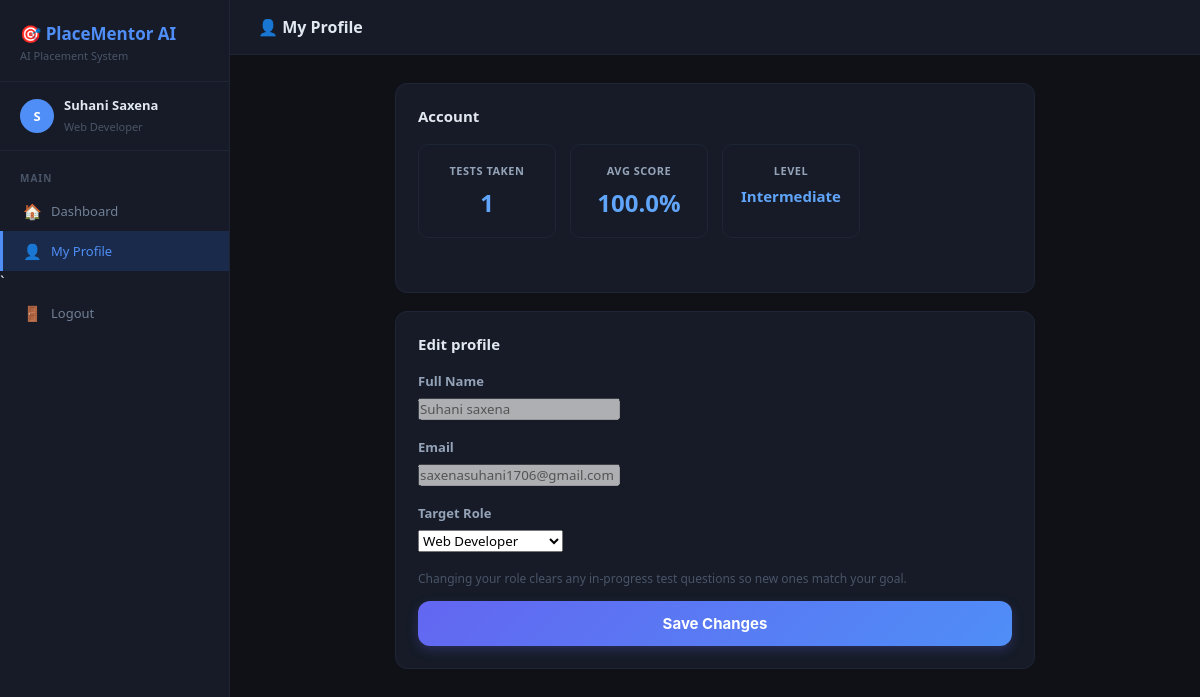
Page /profile (signed in) on the committed database.
### tables this page shows
CREATE TABLE users (
            id INTEGER PRIMARY KEY AUTOINCREMENT,
            username TEXT NOT NULL,
            email TEXT UNIQUE NOT NULL,
            password TEXT NOT NULL,
            target_role TEXT,
            created_at TIMESTAMP DEFAULT CURRENT_TIMESTAMP
        );

CREATE TABLE levels (
            id INTEGER PRIMARY KEY AUTOINCREMENT,
            user_id INTEGER,
            level_name TEXT,
            unlocked INTEGER DEFAULT 0,
            FOREIGN KEY (user_id) REFERENCES users(id)
        );

### routes/profile.py (the view)
@profile.route('/profile', methods=['GET', 'POST'])
def user_profile():
    if 'user_id' not in session:
        return redirect('/login')
    conn   = get_connection()
    cursor = conn.cursor()
    if request.method == 'POST':
        target_role = request.form.get('target_role', '').strip()
        if target_role not in TARGET_ROLES:
            target_role = ''
        cursor.execute(
            "UPDATE users SET target_role = ? WHERE id = ?",
            (target_role, session['user_id']),
        )
        conn.commit()
        _clear_test_sessions()
        success = True
    else:
        success = False
    cursor.execute("SELECT * FROM users WHERE id = ?", (session['user_id'],))
    user = cursor.fetchone()
    cursor.execute(
        "SELECT COUNT(*) as total FROM attempts WHERE user_id = ?",
        (session['user_id'],),
    )
    total_attempts = cursor.fetchone()['total']
    cursor.execute(
        "SELECT AVG(score * 100.0 / total) as avg FROM attempts WHERE user_id = ?",
        (session['user_id'],),
    )
    avg_row = cursor.fetchone()
    conn.close()
    stats = {
        'total_tests': total_attempts,
        'avg_score'  : round(avg_row['avg'], 1) if avg_row['avg'] else 0,
        'level'      : get_user_display_level(session['user_id']),
    }
    return render_template(
        'profile.html',
        user        = user,
        stats       = stats,
        roles       = TARGET_ROLES,
        success     = success,
        active      = 'profile',
        target_role = user['target_role'] or 'Not Set',
    )

### app.py (called while the page is built)
@app.context_processor
def inject_sidebar_context():
    if 'user_id' not in session:
        return {}
    conn = get_connection()
    cursor = conn.cursor()
    cursor.execute("SELECT target_role FROM users WHERE id = ?", (session['user_id'],))
    user = cursor.fetchone()
    conn.close()
    return {'target_role': (user['target_role'] or 'Not Set') if user else 'Not Set'}

### models/database.py (called while the page is built)
def get_connection():
    conn = sqlite3.connect(DATABASE)
    conn.row_factory = sqlite3.Row
    return conn

### models/levels.py (called while the page is built)
def ensure_user_levels(user_id):
    conn = get_connection()
    cursor = conn.cursor()
    cursor.execute(
        "SELECT 1 FROM levels WHERE user_id = ? AND level_name = 'beginner'",
        (user_id,),
    )
    if not cursor.fetchone():
        cursor.execute(
            "INSERT INTO levels (user_id, level_name, unlocked) VALUES (?, 'beginner', 1)",
            (user_id,),
        )
        conn.commit()
    conn.close()

def get_user_play_level(user_id):
    ensure_user_levels(user_id)
    conn = get_connection()
    cursor = conn.cursor()
    cursor.execute(
        "SELECT level_name FROM levels WHERE user_id = ? AND unlocked = 1",
        (user_id,),
    )
    rows = cursor.fetchall()
    conn.close()
    best = 'beginner'
    for row in rows:
        name = row['level_name'].lower()
        if LEVEL_ORDER.get(name, -1) > LEVEL_ORDER.get(best, -1):
            best = name
    return best

def get_user_display_level(user_id):
    return get_user_play_level(user_id).capitalize()

### templates/profile.html (shortened to what this page needs)
{% extends "base.html" %}
{% block content %}
<div class="app-layout">
{% include 'sidebar.html' with context %}
<div class="main-content">
<div class="topbar">
    <h3>👤 My Profile</h3>
</div>
<div class="page-content">
<div class="progress-container" style="max-width:640px;">
    <div class="progress-card" style="margin-bottom:18px;">
        <h4>Account</h4>
        <div class="stats-grid" style="margin-top:14px;">
            <div class="stat-card">
                <p class="stat-label">Tests Taken</p>
                <h3 class="stat-number">{{ stats.total_tests }}</h3>
            </div>
            <div class="stat-card">
                <p class="stat-label">Avg Score</p>
                <h3 class="stat-number">{{ stats.avg_score }}%</h3>
            </div>
            <div class="stat-card">
                <p class="stat-label">Level</p>
                <h3 class="stat-number" style="font-size:15px; margin-top:4px;">{{ stats.level }}</h3>
            </div>
        </div>
    </div>
    <div class="progress-card">
        <h4>Edit profile</h4>
        <form action="/profile" method="POST" style="margin-top:16px;">
            <div class="form-group">
                <label>Full Name</label>
                <input type="text" value="{{ user.username }}" disabled>
            </div>
            <div class="form-group">
                <label>Email</label>
                <input type="email" value="{{ user.email }}" disabled>
            </div>
            <div class="form-group">
                <label>Target Role</label>
                <select name="target_role">
                    {% for role in roles %}
                    <option value="{{ role }}" {% if user.target_role == role %}selected{% endif %}>{{ role }}</option>
                    {% endfor %}
                </select>
            </div>
            <p style="color:#4a5568; font-size:12px; margin-bottom:14px;">
                Changing your role clears any in-progress test questions so new ones match your goal.
            </p>
            <button type="submit" class="btn-primary">Save Changes</button>
        </form>
    </div>
</div>
</div>
</div>
</div>
{% endblock %}

### templates/sidebar.html
<aside class="sidebar" id="appSidebar">
    <div class="sidebar-logo">
        <h2 class="sidebar-brand"><span id="sidebarToggle" class="sidebar-icon" title="Toggle Sidebar">🎯</span> <span class="brand-text">PlaceMentor AI</span></h2>
        <p class="sidebar-tagline">AI Placement System</p>
    </div>
    <div class="sidebar-user">
        <div class="user-avatar">{{ session['username'][0] }}</div>
        <div class="user-info">
            <p style="text-transform: capitalize;">{{ session['username'] }}</p>
            <span>{{ target_role if target_role else 'Placement Prep' }}</span>
        </div>
    </div>
    <nav class="nav-section">
        <div class="nav-label">Main</div>
        <a href="/dashboard" class="nav-item {% if active == 'dashboard' %}active{% endif %}" title="Dashboard">
            <span class="nav-icon">🏠</span>
            <span class="nav-text">Dashboard</span>
        </a>
        <a href="/profile" class="nav-item {% if active == 'profile' %}active{% endif %}" title="My Profile">
            <span class="nav-icon">👤</span>
            <span class="nav-text">My Profile</span>
        </a>`
        <a href="/logout" class="nav-item" title="Logout">
            <span class="nav-icon">🚪</span>
            <span class="nav-text">Logout</span>
        </a>
    </nav>
</aside>

### static/css/style.css (style rules this page uses)
* { margin: 0; padding: 0; box-sizing: border-box; font-family: 'Segoe UI', sans-serif; }
body { background: #0f1117; color: #e2e8f0; min-height: 100vh; }
.app-layout { display: flex; min-height: 100vh; --sidebar-width: 230px; }
.sidebar { width: var(--sidebar-width); background: #161b27; border-right: 1px solid #1e2535; display: flex; flex-direction: column; position: fixed; top: 0; left: 0; height: 100vh; z-index: 100; transition: width 0.25s ease; overflow: visible; }
.sidebar-icon { cursor: pointer; display: inline-block; transition: transform 0.25s ease, font-size 0.25s ease; }
.nav-text { white-space: nowrap; transition: opacity 0.2s ease; }
.sidebar-logo { padding: 22px 20px 18px; border-bottom: 1px solid #1e2535; }
.sidebar-logo h2 { color: #4f8ef7; font-size: 17px; font-weight: 700; }
.sidebar-logo p { color: #4a5568; font-size: 11px; margin-top: 3px; }
.sidebar-user { padding: 14px 20px; border-bottom: 1px solid #1e2535; display: flex; align-items: center; gap: 10px; }
.user-avatar { width: 34px; height: 34px; border-radius: 50%; background: #4f8ef7; display: flex; align-items: center; justify-content: center; font-size: 13px; font-weight: 700; color: white; flex-shrink: 0; text-transform: uppercase; }
.user-info p { color: #e2e8f0; font-size: 13px; font-weight: 600; }
.user-info span { color: #4a5568; font-size: 11px; }
.nav-section { padding: 12px 0; flex: 1; overflow-y: auto; }
.nav-label { padding: 8px 20px 6px; font-size: 10px; color: #4a5568; text-transform: uppercase; letter-spacing: 1px; font-weight: 600; }
.nav-item { display: flex; align-items: center; gap: 10px; padding: 10px 20px; cursor: pointer; font-size: 13px; color: #718096; text-decoration: none; border-left: 3px solid transparent; transition: all 0.2s; }
.nav-item.active { background: #1a2a4a; color: #4f8ef7; border-left-color: #4f8ef7; }
.nav-icon { font-size: 15px; width: 18px; text-align: center; }
.main-content { margin-left: var(--sidebar-width, 230px); flex: 1; min-height: 100vh; transition: margin-left 0.25s ease; }
.topbar { padding: 16px 28px; border-bottom: 1px solid #1e2535; background: #161b27; display: flex; justify-content: space-between; align-items: center; position: sticky; top: 0; z-index: 50; }
.topbar h3 { color: #e2e8f0; font-size: 16px; font-weight: 600; }
.page-content { padding: 28px; max-width: 1400px; margin: 0 auto; }
.form-group { margin-bottom: 18px; position: relative; }
.form-group label { display: block; font-size: 13px; font-weight: 600; color: #94a3b8; margin-bottom: 7px; }
.btn-primary { width: 100%; padding: 13px; background: linear-gradient(135deg, #6366f1 0%, #4f8ef7 100%); color: white; border: none; border-radius: 12px; font-size: 15px; font-weight: 700; cursor: pointer; transition: all 0.3s ease; box-shadow: 0 4px 12px rgba(99, 102, 241, 0.25); display: flex; align-items: center; justify-content: center; gap: 8px; font-family: 'Inter', 'Segoe UI', sans-serif; }
.stats-grid { display: grid; grid-template-columns: repeat(4, 1fr); gap: 14px; margin-bottom: 32px; }
.stat-card { background: #161b27; border: 1px solid #1e2535; border-radius: 10px; padding: 18px; text-align: center; transition: transform 0.2s, border-color 0.2s; }
.stat-label { font-size: 11px; color: #94a3b8; margin-bottom: 8px; text-transform: uppercase; letter-spacing: 0.5px; font-weight: 600; }
.stat-number { font-size: 24px; font-weight: 700; color: #60a5fa; }
.progress-container { max-width: 920px; margin: 0 auto; }
.progress-card { background: #161b27; border: 1px solid #1e2535; border-radius: 12px; padding: 22px; margin-bottom: 18px; }
.progress-card h4 { font-size: 15px; color: #e2e8f0; margin-bottom: 18px; font-weight: 600; }

### rows in the picture
users: username "Suhani Saxena", target_role "Web Developer", username "Suhani saxena", email "saxenasuhani1706@gmail.com"
levels: level "Intermediate"

### other values in the picture
{{ session['username'][0] }} "S"
{{ stats.total_tests }} "1"
{{ stats.avg_score }} "100.0"
